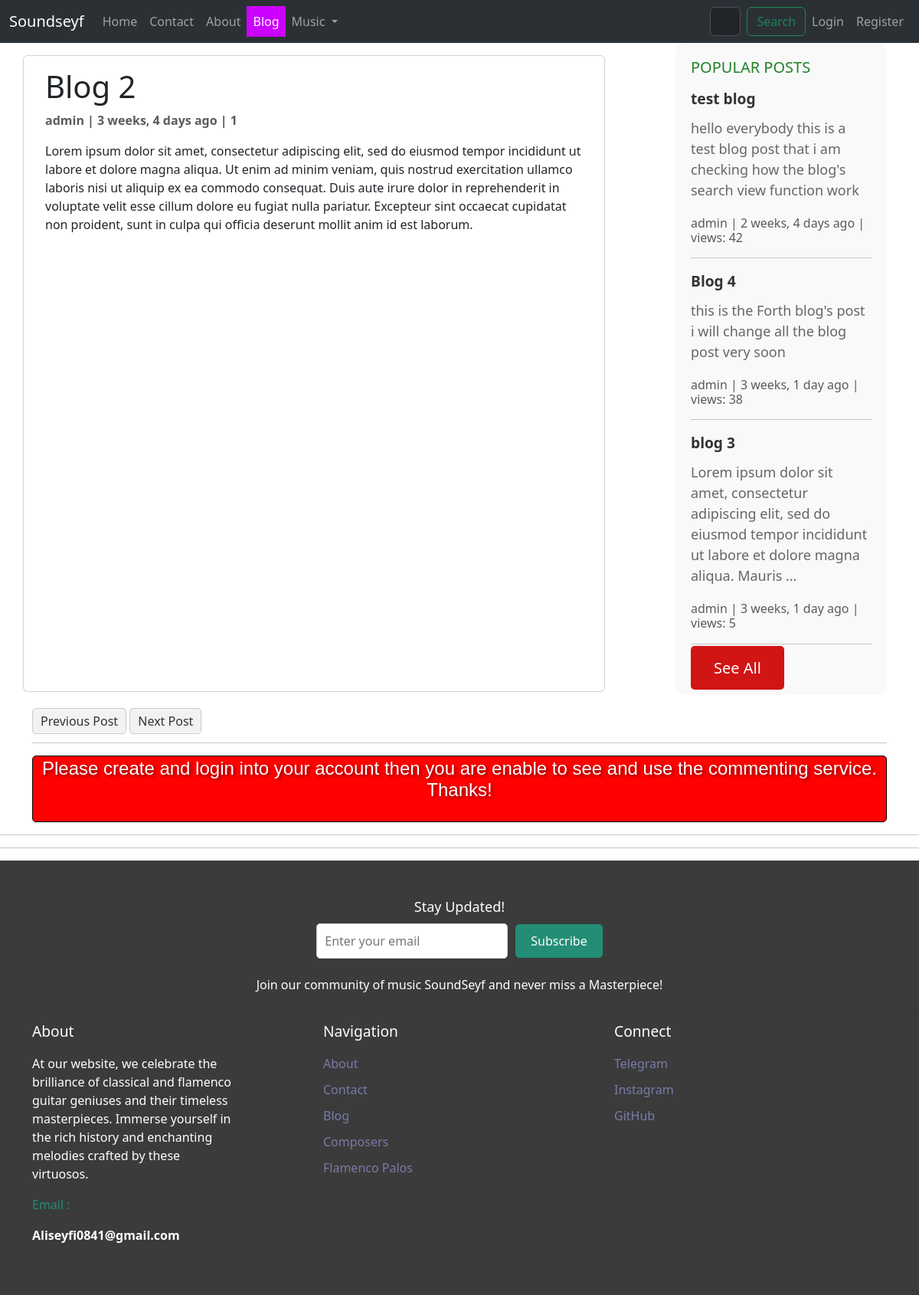
Page /blog/blog_two on the earlier database version.
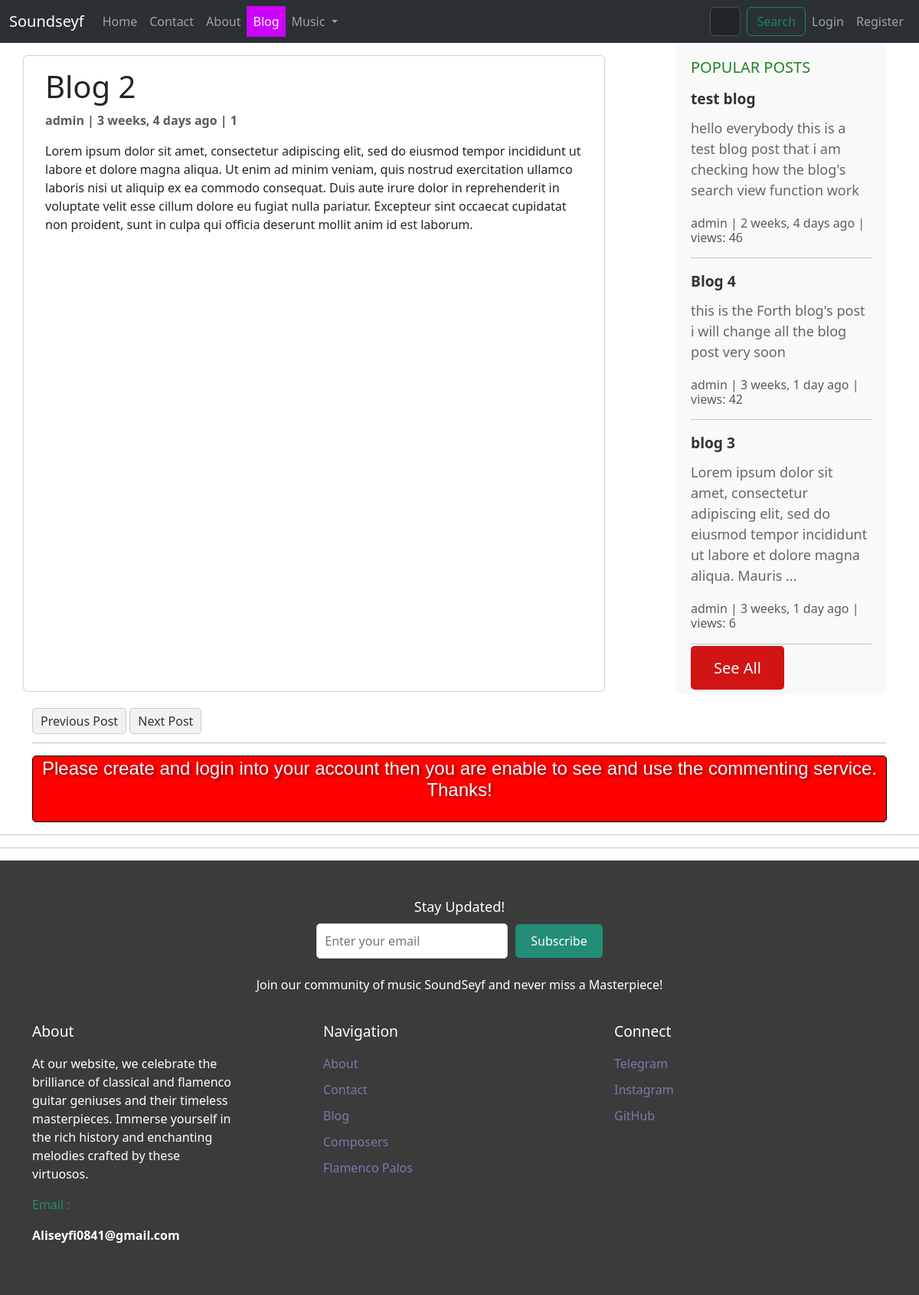
Same page on the later database version.
### blog/models.py (models this page shows, shortened)
class Post(models.Model):
    title = models.CharField(max_length=255,unique=True)
    slug = models.SlugField(max_length=255,unique=True)
    author = models.ForeignKey(User,on_delete=models.CASCADE,null=True)
    content = models.TextField(null=True,blank=True)
    created_on = models.DateTimeField(auto_now_add=True)
    updated_on = models.DateTimeField(auto_now=True)
    published_on = models.DateTimeField(null=True)
    status = models.CharField(max_length=255,choices=STATUS_CHOICES)
    counted_views = models.IntegerField(default=0)
    login_required = models.BooleanField(default=False)
    class Meta:
        ordering = ['-created_on']

### blog/views.py (the view)
# urls.py: path('<slug:slug>',views.DetailView.as_view(),name="blog-single"),
class DetailView(generic.DetailView):
    model = Post
    template_name = "blog/blog-single.html"
    context_object_name = "post"
    def get(self, request, *args, **kwargs):
        response = super().get(request, *args, **kwargs)
        self.object.counted_views += 1
        self.object.save()
        return response
    def get_context_data(self, **kwargs):
        context = super().get_context_data(**kwargs)
        post = self.object
        previous_post = Post.objects.filter(id__lt=post.id).order_by('-id').first()
        next_post = Post.objects.filter(id__gt=post.id).order_by('id').first()
        context['previous_post'] = previous_post
        context['next_post'] = next_post
        return context

### blog/templatetags/blog-tags.py (called while the page is built)
@register.inclusion_tag('blog/sidebar.html')
def popularpost():
    popularposts = Post.objects.all().order_by('-counted_views')[:3]
    return  {"popularposts":popularposts}

### templates/blog/blog-single.html (shortened to what this page needs)
{% load static %}
{% load humanize %}
{% load blog-tags %}
<!DOCTYPE html>
<html lang="en">
<head>
    <link href="https://cdn.jsdelivr.net/npm/bootstrap@5.3.3/dist/css/bootstrap.min.css" rel="stylesheet"
>
    <link rel="stylesheet" type="text/css" href="{% static 'css/styles.css' %}">
</head>
<body data-bs-theme="light">
    <nav class="navbar navbar-expand-lg bg-body-tertiary" data-bs-theme="dark">
        <div class="container-fluid">
            <a class="navbar-brand" href="{% url 'website:index' %}">Soundseyf</a>
            <div class="collapse navbar-collapse" id="navbarSupportedContent">
                <ul class="navbar-nav me-auto mb-2 mb-lg-0">
                    <li class="nav-item">
                        <a class="nav-link {% if request.path == '/' %}active{% endif %}" aria-current="page"
                            href="{% url 'website:index' %}">Home</a>
                    </li>
                    <li class="nav-item">
                        <a class="nav-link {% if '/contact/' in request.path %}active{% endif %}"
                            href="{% url 'website:contact' %}">Contact</a>
                    </li>
                    <li class="nav-item">
                        <a class="nav-link {% if '/about/' in request.path %}active{% endif %}"
                            href="{% url 'website:about' %}">About</a>
                    </li>
                    <li class="nav-item">
                        <a class="nav-link {% if '/blog/' in request.path %}active{% endif %}"
                            href="{% url 'blog:blog-home' %}">Blog</a>
                    </li>
                    <li class="nav-item dropdown">
                        <a class="nav-link dropdown-toggle dropdown-toggle-arrow {% if '/music/' in request.path %}active{% endif %}"
                            href="#" role="button" data-bs-toggle="dropdown" aria-expanded="false">
                            Music
                        </a>
                    </li>
                </ul>
                <form style="padding-left: 45%;" method="get" class="d-flex me-auto" role="search"
                    action="{% url 'music:search' %}">
                    <input class="form-control me-2" name="s" type="search" placeholder="Search Composer fullname"
                        aria-label="Search" list="composer-list">
                    <button class="btn btn-outline-success" type="submit">Search</button>
                </form>
                <ul class="navbar-nav ms-auto">
                    {% if request.user.is_authenticated %}
                    <li class="nav-item dropdown">
                        <a class="nav-link dropdown-toggle" href="#" id="userDropdown" role="button"
                            data-bs-toggle="dropdown" aria-expanded="false">
                            {{ request.user.username }}
                        </a>
                        <ul class="dropdown-menu dropdown-menu-end" aria-labelledby="userDropdown">
                            <li><a class="dropdown-item" href="{% url 'music:Likes' %}">Favorites</a></li>
                            <li>
                                <hr class="dropdown-divider">
                            </li>
                            <li><a class="dropdown-item" href="{% url 'accounts:logout' %}">Logout</a></li>
                        </ul>
                    </li>
                    {% else %}
                    <li class="nav-item">
                        <a class="nav-link btn btn-primary" href="{% url 'accounts:login' %}">Login</a>
                    </li>
                    <li class="nav-item">
                        <a class="nav-link btn btn-success" href="{% url 'accounts:register' %}">Register</a>
                    </li>
                    {% endif %}
                </ul>
            </div>
        </div>
    </nav>
    <div class="container">
        <div class="row">
            <div class="col-md-8 card mb-4 mt-3 left top">
                <div class="card-body">
                    <h1>{% block title %} {{ object.title }} {% endblock title %}</h1>
                    <p style="font-weight: bold;" class="text-muted">{{ post.author }} | {{ post.created_on|naturaltime }} | {{ post.counted_views}}</p>
                    <p class="card-text">{{ object.content | safe }}</p>
                </div>
            </div>
            {% popularpost %}
        </div>
        <div class="post-navigation">
            {% if previous_post %}
            <a href="{% url 'blog:blog-single' previous_post.slug %}">Previous Post</a>
            {% endif %}
            {% if next_post %}
            <a href="{% url 'blog:blog-single' next_post.slug %}">Next Post</a>
            {% endif %}
        </div>
        <hr>
        {% if request.user.is_authenticated %}
        <script>
            /**
            *  RECOMMENDED CONFIGURATION VARIABLES: EDIT AND UNCOMMENT THE SECTION BELOW TO INSERT DYNAMIC VALUES FROM YOUR PLATFORM OR CMS.
            *  LEARN WHY DEFINING THESE VARIABLES IS IMPORTANT: https://disqus.com/admin/universalcode/#configuration-variables    */
            /*
            var disqus_config = function () {
            this.page.url = PAGE_URL;  // Replace PAGE_URL with your page's canonical URL variable
            this.page.identifier = PAGE_IDENTIFIER; // Replace PAGE_IDENTIFIER with your page's unique identifier variable
            };
            */
            (function () { // DON'T EDIT BELOW THIS LINE
                var d = document, s = d.createElement('script');
                s.src = 'https://guithub.disqus.com/embed.js';
                s.setAttribute('data-timestamp', +new Date());
                (d.head || d.body).appendChild(s);
            })();
        </script>
        <noscript>Please enable JavaScript to view the <a href="https://disqus.com/?ref_noscript">comments powered by
                Disqus.</a></noscript>
        {% else %}
        <div style="background-color: #ff0101; border: 1px solid #000000; border-radius: 5px; padding: 2px;">
            <h2 class="card-title text-center mb-4"
                style="font-size: 1.5rem; font-family: 'Oswald', sans-serif; color: #ffffff; text-shadow: 2px 2px 4px rgba(0, 0, 0, 0.5);">
                Please create and login into your account then you are enable to see and use the commenting service. Thanks!</h2>
        </div>
         {% endif %}
    </div>
</body>
<hr>
<hr>
<footer class="footer">
    <div class="container">
        <div class="footer-subscribe">
            <h3 style="color: #fff;">Stay Updated!</h3>
            <form action="{% url 'website:subscribe' %}" method="post">
                <input type="email" name="email" placeholder="Enter your email" required>
                <button type="submit">Subscribe</button>
            </form>
            <p style="padding-top: 2%;">Join our community of music SoundSeyf and never miss a Masterpiece!</p>
        </div>
    </div>
    <hr>
    <div class="container">
        <div class="row">
            <div class="col-md-4">
                <h5>About</h5>
                <p style="padding-top: 3%; padding-right:25%">At our website, we celebrate the brilliance of
                    classical and flamenco guitar geniuses and their timeless masterpieces. Immerse yourself in the
                    rich history and enchanting melodies crafted by these virtuosos.</p>
                <p style="color: #248d76;">Email :
                <p style="font-weight: bold;">Aliseyfi0841@gmail.com</p>
                </p>
            </div>
            <div class="col-md-4">
                <h5>Navigation</h5>
                <ul class="list-unstyled" style="padding-top: 3%;">
                    <li><a href="{% url 'website:about' %}">About</a></li>
                    <li><a href="{% url 'website:contact' %}">Contact</a></li>
                    <li><a href="{% url 'blog:blog-home' %}">Blog</a></li>
                    <li><a href="{% url 'music:composers' %}">Composers</a></li>
                    <li><a href="{% url 'music:palos' %}">Flamenco Palos</a></li>
                </ul>
            </div>
            <div class="col-md-4">
                <h5>Connect</h5>
                <ul class="list-unstyled" style="padding-top: 3%;">
                    <li><a href="#">Telegram</a></li>
                    <li><a href="https://www.instagram.com/pv.aliseyfi">Instagram</a></li>
                    <li><a href="https://github.com/aisdisappeared">GitHub</a></li>
                </ul>
            </div>
        </div>
    </div>
</footer>
</html>

### templates/blog/sidebar.html (shortened to what this page needs)
{% load static %}
{% load humanize %}
<!DOCTYPE html>
<html lang="en">
<head>
</head>
<body>
    <div class="sidebar">
        <div class="sidebar-widget">
            <h4>POPULAR POSTS</h4>
            <ul class="popular-posts-list">
                {% for post in popularposts %}
                <li style="font-weight: bolder;"><a href="{% url 'blog:blog-single' post.slug %}">{{ post.title }}</a>
                </li>
                <div class="blog-snippet">{{ post.content|truncatewords:20 }}</div>
                <p class="card-text text-muted h6">{{ post.author }} | {{post.created_on|naturaltime }} | views:
                    {{post.counted_views}}</p>
                <hr>
                {% endfor %}
            </ul>
            <a href="{% url 'blog:blog-home' %}" class="see-all-button">See All</a>
        </div>
    </div>
</body>
</html>

### statics/css/styles.css (style rules this page uses)
.post-navigation { margin-top: 2px; }
.post-navigation a { text-decoration: none; padding: 5px 10px; border: 1px solid #ccc; border-radius: 5px; background-color: #f2f2f2; color: #333; }

### templates/blog/blog-single.html (style rules this page uses)
.navbar-nav .nav-link.active { color: rgb(255, 255, 255); background-color: rgb(204, 0, 255); }
.footer { background-color: #3b3b3b; padding: 50px 0; }
.footer h5 { color: #ffffff; font-size: larger; }
.footer p { color: #ffffff; }
.footer ul { padding: 0; list-style: none; }
.footer ul li { margin-bottom: 10px; }
.footer ul li a { color: #797ba9; text-decoration: none; }
.footer-subscribe { text-align: center; margin-bottom: 20px; }
.footer-subscribe h3 { font-size: 18px; margin-bottom: 10px; }
.footer-subscribe form { display: flex; justify-content: center; align-items: center; }
.footer-subscribe input[type="email"] { width: 250px; padding: 10px; border: 1px solid #ccc; border-radius: 5px; margin-right: 10px; }
.footer-subscribe button { padding: 10px 20px; background-color: #248d76; color: #fff; border: none; border-radius: 5px; cursor: pointer; }

### templates/blog/sidebar.html (style rules this page uses)
.sidebar { width: 300px; margin-left: auto; }
.sidebar-widget { background-color: #f9f9f9; padding: 20px; border-radius: 10px; margin-bottom: 20px; }
.sidebar-widget h4 { color: #218129; font-size: 20px; margin-bottom: 15px; }
.popular-posts-list { list-style: none; padding: 0; }
.popular-posts-list li { margin-bottom: 10px; font-size: larger; }
.popular-posts-list a { color: #333; text-decoration: none; }
.see-all-button { padding: 15px 30px; background-color: #d11414; color: #fff; border: none; border-radius: 5px; cursor: pointer; transition: background-color 0.3s ease; text-decoration: none; font-size: 20px; }
.blog-snippet { font-size: 18px; color: #666; margin-bottom: 20px; }

Differences in the rows shown:
changed Post "test blog": counted_views "42" → "46"
changed Post "Blog 4": counted_views "38" → "42"
changed Post "blog 3": counted_views "5" → "6"
